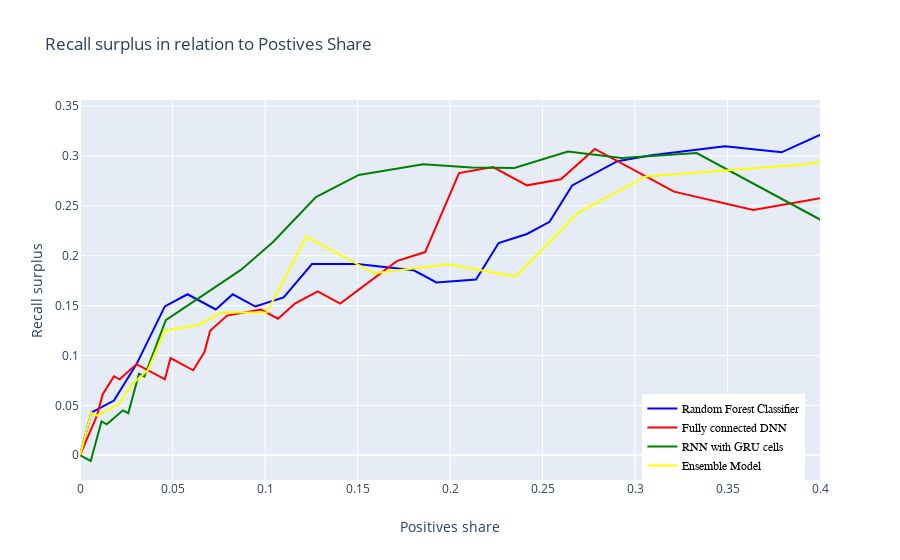

Here is the notebook cell this chart was saved with:
### Code cell
trace0=go.Scatter(
            y=RF_pr_test.recall-RF_pr_test.positives_share,
            x=RF_pr_test.positives_share,
            mode='lines',
            marker=dict(
            color="blue",
            size=5,
            opacity=0.5
            ),
            name="Random Forest Classifier"
        )
    
    trace1=go.Scatter(
            y=DNN_test.recall-DNN_test.positives_share,
            x=DNN_test.positives_share,
            mode='lines',
            marker=dict(
            color="red",
            size=5,
            opacity=0.5
            ),
            name="Fully connected DNN"
        )
    
    trace2=go.Scatter(
            y=gru_pr_test.recall-gru_pr_test.positives_share,
            x=gru_pr_test.positives_share,
            mode='lines',
            marker=dict(
            color="green",
            size=5,
            opacity=0.5
            ),
            name="RNN with GRU cells"
        )

    trace3=go.Scatter(
            y=Ensemble_pr_test.recall-Ensemble_pr_test.positives_share,
            x=Ensemble_pr_test.positives_share,
            mode='lines',
            marker=dict(
            color="yellow",
            size=5,
            opacity=0.5
            ),
            name="Ensemble Model"
        )

    



    data=[trace0, trace1,trace2,trace3]
    figure=go.Figure(
        data=data,
        layout=go.Layout(
            title="Recall surplus in relation to Postives Share",
            yaxis=dict(title="Recall surplus"),
            xaxis=dict(title="Positives share", range=[0,0.4]),
            legend=dict(
                x=0.76,
                y=0,
                traceorder="normal",
                font=dict(
                    family="sans-serif",
                    size=12,
                    color="black"
                ),
            bgcolor=None


        )))
    iplot(figure)

### Figure 1 — Plotly figure (JSON) as saved in the notebook; plotly's stock layout.template omitted (floating-point values rounded to 4 significant figures)
{"data": [{"marker": {"color": "blue", "opacity": 0.5, "size": 5}, "mode": "lines", "name": "Random Forest Classifier", "type": "scatter", "x": [1, 1, 1, 1, 1, 1, 1, 1, 1, 1, 1, 1, 1, 1, 1, 1, 1, 1, 1, 1, 1, 1, 1, 1, 1, 1, 1, 1, 1, 1, 1, 1, 1, 1, 1, 1, 1, 1, 0.8012, 0.6606, 0.5749, 0.5291, 0.4801, 0.4495, 0.419, 0.3792, 0.3486, 0.3089, 0.2905, 0.2661, 0.2538, 0.2416, 0.2263, 0.2141, 0.1927, 0.1804, 0.1498, 0.1254, 0.1101, 0.0948, 0.08257, 0.07339, 0.0581, 0.04587, 0.03058, 0.01835, 0.01835, 0.006116, 0.003058, 0.003058, 0.003058, 0.003058, 0, 0, 0, 0, 0, 0, 0, 0, 0, 0, 0, 0, 0, 0, 0, 0, 0, 0, 0, 0, 0, 0, 0, 0, 0, 0, 0, 0], "y": [0, 0, 0, 0, 0, 0, 0, 0, 0, 0, 0, 0, 0, 0, 0, 0, 0, 0, 0, 0, 0, 0, 0, 0, 0, 0, 0, 0, 0, 0, 0, 0, 0, 0, 0, 0, 0, 0, 0.1012, 0.1687, 0.2543, 0.2758, 0.3004, 0.3309, 0.3371, 0.3037, 0.3099, 0.3009, 0.2948, 0.2705, 0.234, 0.2218, 0.2127, 0.1762, 0.1732, 0.1854, 0.1916, 0.1917, 0.1582, 0.1491, 0.1613, 0.1461, 0.1614, 0.1493, 0.09137, 0.05482, 0.05482, 0.04266, 0.02133, 0.02133, 0.02133, 0.02133, 0, 0, 0, 0, 0, 0, 0, 0, 0, 0, 0, 0, 0, 0, 0, 0, 0, 0, 0, 0, 0, 0, 0, 0, 0, 0, 0, 0]}, {"marker": {"color": "red", "opacity": 0.5, "size": 5}, "mode": "lines", "name": "Fully connected DNN", "type": "scatter", "x": [1, 0.9908, 0.9817, 0.9602, 0.9174, 0.8532, 0.737, 0.6239, 0.5138, 0.4373, 0.3639, 0.3211, 0.2936, 0.2783, 0.2599, 0.2416, 0.2232, 0.2049, 0.1865, 0.1713, 0.1407, 0.1284, 0.1162, 0.107, 0.09786, 0.07951, 0.07034, 0.06728, 0.06116, 0.05505, 0.05199, 0.04893, 0.04587, 0.04281, 0.03058, 0.02141, 0.02141, 0.02141, 0.02141, 0.01835, 0.01223, 0.01223, 0.009174, 0, 0, 0, 0, 0, 0, 0, 0, 0, 0, 0, 0, 0, 0, 0, 0, 0, 0, 0, 0, 0, 0, 0, 0, 0, 0, 0, 0, 0, 0, 0, 0, 0, 0, 0, 0, 0, 0, 0, 0, 0, 0, 0, 0, 0, 0, 0, 0, 0, 0, 0, 0, 0, 0, 0, 0, 0], "y": [0, 0.009174, 0.01835, 0.03976, 0.03379, 0.07362, 0.141, 0.2542, 0.2667, 0.27, 0.2458, 0.2643, 0.2918, 0.3071, 0.2766, 0.2706, 0.289, 0.2829, 0.2037, 0.1946, 0.152, 0.1642, 0.1521, 0.1369, 0.146, 0.14, 0.1248, 0.1035, 0.08518, 0.0913, 0.09435, 0.09741, 0.07608, 0.07914, 0.09137, 0.07615, 0.07615, 0.07615, 0.07615, 0.07921, 0.06094, 0.06094, 0.03961, 0, 0, 0, 0, 0, 0, 0, 0, 0, 0, 0, 0, 0, 0, 0, 0, 0, 0, 0, 0, 0, 0, 0, 0, 0, 0, 0, 0, 0, 0, 0, 0, 0, 0, 0, 0, 0, 0, 0, 0, 0, 0, 0, 0, 0, 0, 0, 0, 0, 0, 0, 0, 0, 0, 0, 0, 0]}, {"marker": {"color": "green", "opacity": 0.5, "size": 5}, "mode": "lines", "name": "RNN with GRU cells", "type": "scatter", "x": [1, 1, 1, 1, 0.9971, 0.8957, 0.6464, 0.542, 0.4899, 0.4638, 0.4087, 0.3768, 0.3536, 0.3333, 0.2928, 0.2638, 0.2348, 0.2116, 0.1855, 0.1507, 0.1275, 0.1043, 0.08696, 0.06667, 0.04638, 0.03478, 0.03188, 0.02609, 0.02319, 0.01449, 0.01159, 0.008696, 0.008696, 0.008696, 0.008696, 0.005797, 0.005797, 0.005797, 0.005797, 0.002899, 0.002899, 0.002899, 0.002899, 0.002899, 0.002899, 0.002899, 0, 0, 0, 0, 0, 0, 0, 0, 0, 0, 0, 0, 0, 0, 0, 0, 0, 0, 0, 0, 0, 0, 0, 0, 0, 0, 0, 0, 0, 0, 0, 0, 0, 0, 0, 0, 0, 0, 0, 0, 0, 0, 0, 0, 0, 0, 0, 0, 0, 0, 0, 0, 0, 0], "y": [0, 0, 0, 0, 0.002899, 0.05889, 0.1945, 0.2534, 0.2374, 0.2181, 0.2277, 0.2596, 0.2827, 0.303, 0.2982, 0.3044, 0.2879, 0.2884, 0.2918, 0.2811, 0.2588, 0.2138, 0.1858, 0.1606, 0.1354, 0.07885, 0.08175, 0.04209, 0.04499, 0.03096, 0.03386, 0.01403, 0.01403, 0.01403, 0.01403, -0.005797, -0.005797, -0.005797, -0.005797, -0.002899, -0.002899, -0.002899, -0.002899, -0.002899, -0.002899, -0.002899, 0, 0, 0, 0, 0, 0, 0, 0, 0, 0, 0, 0, 0, 0, 0, 0, 0, 0, 0, 0, 0, 0, 0, 0, 0, 0, 0, 0, 0, 0, 0, 0, 0, 0, 0, 0, 0, 0, 0, 0, 0, 0, 0, 0, 0, 0, 0, 0, 0, 0, 0, 0, 0, 0]}, {"marker": {"color": "yellow", "opacity": 0.5, "size": 5}, "mode": "lines", "name": "Ensemble Model", "type": "scatter", "x": [1, 1, 1, 1, 1, 1, 1, 1, 1, 1, 1, 1, 1, 1, 1, 1, 1, 1, 1, 1, 1, 1, 1, 1, 1, 1, 1, 1, 1, 1, 0.9939, 0.9817, 0.7248, 0.5413, 0.4465, 0.3914, 0.3058, 0.2691, 0.2355, 0.1988, 0.159, 0.1223, 0.1009, 0.07645, 0.06422, 0.04587, 0.0367, 0.02752, 0.02141, 0.009174, 0.009174, 0.009174, 0.006116, 0.006116, 0.003058, 0.003058, 0.003058, 0.003058, 0.003058, 0.003058, 0, 0, 0, 0, 0, 0, 0, 0, 0, 0, 0, 0, 0, 0, 0, 0, 0, 0, 0, 0, 0, 0, 0, 0, 0, 0, 0, 0, 0, 0, 0, 0, 0, 0, 0, 0, 0, 0, 0, 0], "y": [0, 0, 0, 0, 0, 0, 0, 0, 0, 0, 0, 0, 0, 0, 0, 0, 0, 0, 0, 0, 0, 0, 0, 0, 0, 0, 0, 0, 0, 0, 0.006116, 0.01835, 0.2021, 0.288, 0.3096, 0.2915, 0.2796, 0.2431, 0.1792, 0.1915, 0.1824, 0.2191, 0.143, 0.1431, 0.1309, 0.1249, 0.08525, 0.07004, 0.05176, 0.03961, 0.03961, 0.03961, 0.04266, 0.04266, 0.02133, 0.02133, 0.02133, 0.02133, 0.02133, 0.02133, 0, 0, 0, 0, 0, 0, 0, 0, 0, 0, 0, 0, 0, 0, 0, 0, 0, 0, 0, 0, 0, 0, 0, 0, 0, 0, 0, 0, 0, 0, 0, 0, 0, 0, 0, 0, 0, 0, 0, 0]}], "layout": {"legend": {"font": {"color": "black", "family": "sans-serif", "size": 12}, "traceorder": "normal", "x": 0.76, "y": 0}, "title": {"text": "Recall surplus in relation to Postives Share"}, "xaxis": {"range": [0, 0.4], "title": {"text": "Positives share"}}, "yaxis": {"title": {"text": "Recall surplus"}}}}
